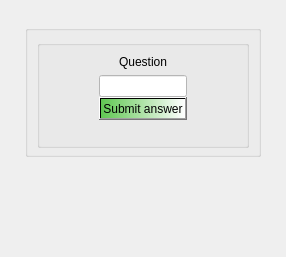
      <widget class="QWidget" name="page_NAQScreen">
       <layout class="QGridLayout" name="gridLayout_16">
        <property name="leftMargin">
         <number>25</number>
        </property>
        <property name="topMargin">
         <number>25</number>
        </property>
        <property name="rightMargin">
         <number>25</number>
        </property>
        <property name="bottomMargin">
         <number>100</number>
        </property>
        <property name="horizontalSpacing">
         <number>20</number>
        </property>
        <property name="verticalSpacing">
         <number>10</number>
        </property>
        <item row="0" column="0">
         <widget class="QGroupBox" name="groupBox_11">
          <property name="title">
           <string/>
          </property>
          <layout class="QGridLayout" name="gridLayout_15">
           <property name="bottomMargin">
            <number>6</number>
           </property>
           <item row="0" column="0">
            <widget class="QGroupBox" name="groupBox_6">
             <property name="title">
              <string/>
             </property>
             <property name="flat">
              <bool>true</bool>
             </property>
             <layout class="QGridLayout" name="gridLayout_14" rowstretch="1,1" columnstretch="0">
              <property name="bottomMargin">
               <number>25</number>
              </property>
              <item row="1" column="0">
               <layout class="QHBoxLayout" name="horizontalLayout_17" stretch="5,1,5">
                <property name="spacing">
                 <number>0</number>
                </property>
                <item>
                 <spacer name="horizontalSpacer_34">
                  <property name="orientation">
                   <enum>Qt::Horizontal</enum>
                  </property>
                  <property name="sizeHint" stdset="0">
                   <size>
                    <width>40</width>
                    <height>20</height>
                   </size>
                  </property>
                 </spacer>
                </item>
                <item>
                 <layout class="QVBoxLayout" name="verticalLayout_5">
                  <item alignment="Qt::AlignHCenter">
                   <widget class="QLineEdit" name="NumericalAnswerField">
                    <property name="styleSheet">
                     <string notr="true">background-color: rgb(255, 255, 255);</string>
                    </property>
                   </widget>
                  </item>
                  <item>
                   <widget class="QPushButton" name="pushButton_SubmitAnswer">
                    <property name="cursor">
                     <cursorShape>PointingHandCursor</cursorShape>
                    </property>
                    <property name="styleSheet">
                     <string notr="true">background-color: qlineargradient(spread:pad, x1:0, y1:0, x2:1, y2:0, stop:0 rgba(96, 199, 82, 255), stop:1 rgba(255, 255, 255, 255));</string>
                    </property>
                    <property name="text">
                     <string>Submit answer</string>
                    </property>
                   </widget>
                  </item>
                 </layout>
                </item>
                <item>
                 <spacer name="horizontalSpacer_33">
                  <property name="orientation">
                   <enum>Qt::Horizontal</enum>
                  </property>
                  <property name="sizeHint" stdset="0">
                   <size>
                    <width>40</width>
                    <height>20</height>
                   </size>
                  </property>
                 </spacer>
                </item>
               </layout>
              </item>
              <item row="0" column="0">
               <widget class="QLabel" name="NumericalAnswerQuestionLabel">
                <property name="styleSheet">
                 <string notr="true"/>
                </property>
                <property name="text">
                 <string>Question</string>
                </property>
                <property name="scaledContents">
                 <bool>true</bool>
                </property>
                <property name="alignment">
                 <set>Qt::AlignCenter</set>
                </property>
               </widget>
              </item>
             </layout>
            </widget>
           </item>
          </layout>
         </widget>
        </item>
       </layout>
      </widget>
